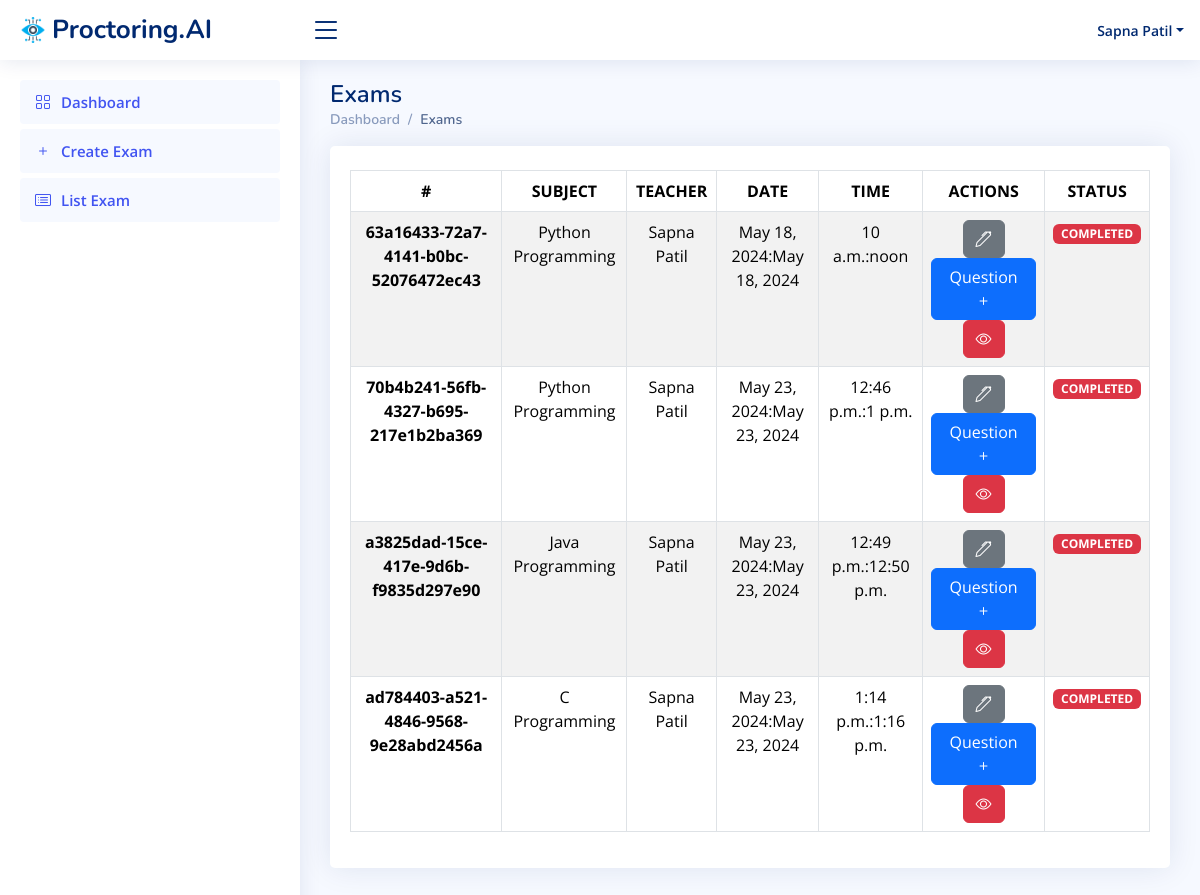
The page /list_exam/ (signed in) on the database as committed earlier.
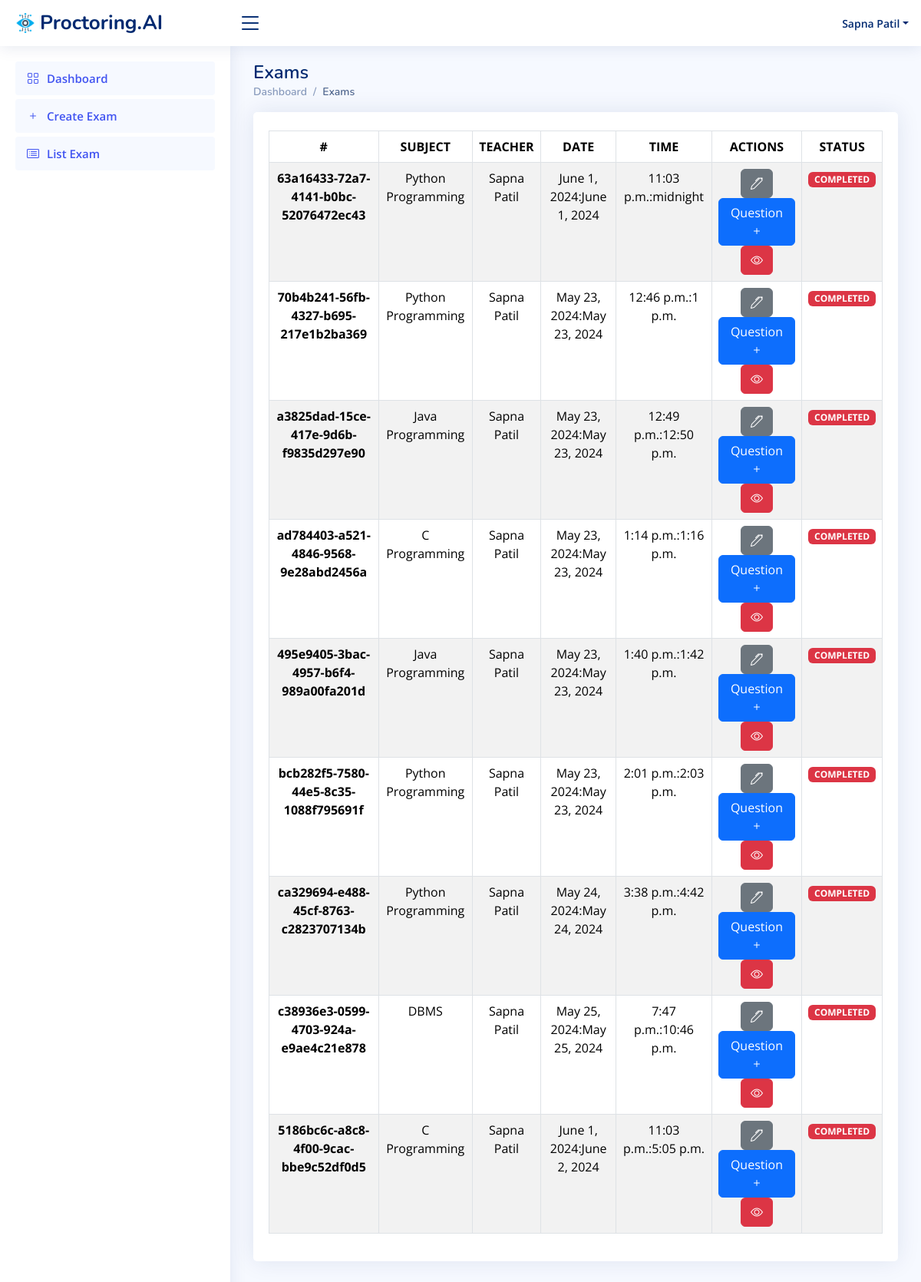
The same page on the database as committed later.
### ProctoringApp/models.py (models this page shows)
class Exam(models.Model):
    id = models.UUIDField(primary_key=True,default=uuid.uuid4, editable=False)
    teacher = models.ForeignKey(User,on_delete=models.CASCADE)
    subject = models.CharField(max_length=100,null=True, blank=True)
    start_date = models.DateField(null=True, blank=True)
    end_date = models.DateField(null=True, blank=True)
    start_time = models.TimeField(null=True, blank=True)
    end_time = models.TimeField(null=True, blank=True)
    status = models.CharField(max_length=10,choices=(('Active','Active'),('In Active','In Active'),('Completed','Completed')),default="In Active")

### Users/models.py (models this page shows, shortened)
class User(AbstractUser):
    full_name = models.CharField(max_length=100,null=True,blank=True)
    email = models.EmailField(unique=True,null=True,blank=True)
    password = models.CharField(max_length=100)
    role = models.CharField(max_length=10,null=True,blank=True,choices=(('Teacher','Teacher'),('Student','Student')),default="Student")
    photo = models.ImageField(upload_to="UsersImages/")
    USERNAME_FIELD = 'email'
    REQUIRED_FIELDS = ['username']

### ProctoringApp/views.py (the view)
# urls.py: path('list_exam/',listExamView,name="list-exam"),
@login_required_teacher()
def listExamView(request):
    update_status()
    exams = Exam.objects.filter(teacher=request.user).all()
    return render(request, 'list_exam.html',context={'exams':exams})

### ProctoringApp/tasks.py (called while the page is built, shortened)
def update_status():
    now = datetime.now()
    current_date = now.date()
    current_time = now.time()
    for exam in Exam.objects.all():
        if exam.start_date > current_date:
            exam.status = "In Active"

### ProctoringApp/templates/list_exam.html
{% extends "teacher_base.html" %}
{% block content %}
<main id="main" class="main">
    <div class="pagetitle">
        <h1>Exams</h1>
        <nav>
          <ol class="breadcrumb">
            <li class="breadcrumb-item"><a href="{% url "teacher-dashboard" %}">Dashboard</a></li>
            <li class="breadcrumb-item active">Exams</li>
          </ol>
        </nav>
      </div>
      <section class="section">
            <div class="card">
              <div class="card-body pt-4">
                <table class="table table-striped table-bordered text-center">
                  <thead >
                    <tr>
                      <th scope="col">#</th>
                      <th scope="col">SUBJECT</th>
                      <th scope="col">TEACHER</th>
                      <th scope="col">DATE</th>
                      <th scope="col">TIME</th>
                      <th scope="col">ACTIONS</th>
                      <th scope="col">STATUS</th>
                    </tr>
                  </thead>
                  <tbody>
                    {% for exam in exams  %}
                    <tr>
                      <th scope="row">{{exam.id}}</th>
                      <td>{{exam.subject}}</td>
                      <td>{{exam.teacher.full_name}}</td>
                      <td>{{exam.start_date}}:{{exam.end_date}}</td>
                      <td>{{exam.start_time}}:{{exam.end_time}}</td>
                      <td><a href="{% url "update-exam" exam.id %}"><button type="button" class="btn btn-secondary"><i class="bi bi-pen"></i></button></a> <a href="{% url "create-question" exam.id %}"><button type="button" class="btn btn-primary">Question<i class="bi bi-plus"></i></button></a> <a href="{% url "list-question" exam.id %}"><button type="button" class="btn btn-danger"><i class="bi bi-eye"></i></button></a></td>
                      {% if exam.status == "In Active" %}
                      <td><span class="badge bg-warning text-dark">{{exam.status|upper}}</span></td>
                      {% elif exam.status == "Active"  %}
                      <td><span class="badge bg-success text-dark">{{exam.status|upper}}</span></td>
                      {% else %}
                      <td><span class="badge bg-danger">{{exam.status|upper}}</span></td>
                      {% endif %}
                    </tr>
                    {% endfor %}
                </tbody>
                </table>
            </div>
            </div>
        </section>
</main>
{% endblock content %}

Rows that differ between the two databases and show on the page:
changed Exam "63a16433-72a7-4141-b0bc-52076472ec43": start_date "May 18, 2024" → "June 1, 2024"; end_date "May 18, 2024" → "June 1, 2024"; start_time "10 a.m." → "11:03 p.m."; end_time "noon" → "midnight"
added Exam: id "495e9405-3bac-4957-b6f4-989a00fa201d", subject "Java Programming", teacher.full_name "Sapna Patil", start_date "May 23, 2024", end_date "May 23, 2024", start_time "1:40 p.m.", end_time "1:42 p.m.", status "COMPLETED"
added Exam: id "bcb282f5-7580-44e5-8c35-1088f795691f", subject "Python Programming", teacher.full_name "Sapna Patil", start_date "May 23, 2024", end_date "May 23, 2024", start_time "2:01 p.m.", end_time "2:03 p.m.", status "COMPLETED"
added Exam: id "ca329694-e488-45cf-8763-c2823707134b", subject "Python Programming", teacher.full_name "Sapna Patil", start_date "May 24, 2024", end_date "May 24, 2024", start_time "3:38 p.m.", end_time "4:42 p.m.", status "COMPLETED"
added Exam: id "c38936e3-0599-4703-924a-e9ae4c21e878", subject "DBMS", teacher.full_name "Sapna Patil", start_date "May 25, 2024", end_date "May 25, 2024", start_time "7:47 p.m.", end_time "10:46 p.m.", status "COMPLETED"
added Exam: id "5186bc6c-a8c8-4f00-9cac-bbe9c52df0d5", subject "C Programming", teacher.full_name "Sapna Patil", start_date "June 1, 2024", end_date "June 2, 2024", start_time "11:03 p.m.", end_time "5:05 p.m.", status "COMPLETED"
